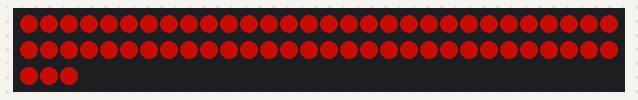
The program below on a simulated ATmega32, built with avr-gcc and emulated at 8 MHz. Shown: 63 RGB LEDs in strip order, left to right, continuing on the next row. Wiring (inferred from the names in the program): WS2812 LEDs: data PB3. Dim RGB values are drawn brighter than linear; random numbers use the default seed unless the program sets one.

Above: at 0.16 s.
At 3.5 s:
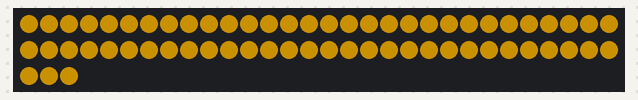
At 7.15 s:
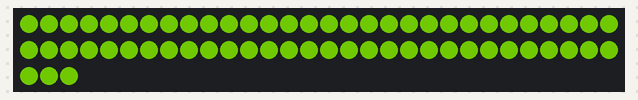
At 13.54 s:
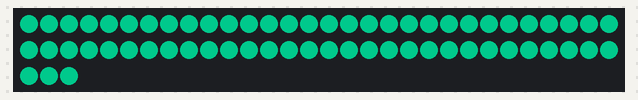
At 19.93 s:
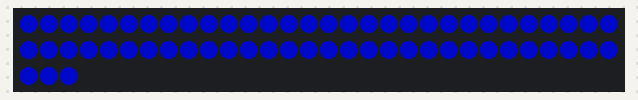
At 39.7 s:
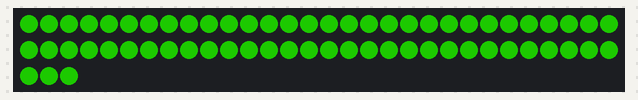

The program:

main.c
```c
#define F_CPU 8000000UL
#define NUMBER_OF_LEDS 63
#define FADE_SPEED 1

#include <avr/io.h>
#include <util/delay.h>
#include <stdlib.h>
#include "Driver.h"
#include "basic_functions.h"


rgb_color pixels[NUMBER_OF_LEDS] = {0};
uint8_t i = 0;


//==================== BASIC FUNCTIONS ===========================
void lamp_on(uint8_t r, uint8_t g, uint8_t b) {
	uint8_t start_number = 0;
	for (uint8_t i = start_number; i < start_number + NUMBER_OF_LEDS; i++) {
		pixels[i] = (rgb_color){r, g, b};
	}
}

void layer_on(uint8_t layer, uint8_t r, uint8_t g, uint8_t b) {
	uint8_t start_number = (layer - 1) * 9;
	for (uint8_t i = start_number; i < start_number + 9; i++) {
		pixels[i] = (rgb_color){r, g, b};
	}
}

void layer_off(uint8_t layer) {
	uint8_t start_number = (layer - 1) * 9;
	for (uint8_t i = start_number; i < start_number + 9; i++) {
		pixels[i] = (rgb_color){0, 0, 0};
	}
}

void initialize_led(void) {
	led_strip_write(pixels, NUMBER_OF_LEDS);
}

void show(void) {
	led_strip_write(pixels, NUMBER_OF_LEDS);

}

float hue2rgb(float p, float q, float t) {
	if(t < 0) t += 1;
	if(t > 1) t -= 1;
	if(t < 1/6.0) return p + (q - p) * 6 * t;
	if(t < 1/2.0) return q;
	if(t < 2/3.0) return p + (q - p) * (2/3.0 - t) * 6;
	return p;
}

void hslToRgb(float h, float s, float l, char rgb[]) {
	float r, g, b;

	if (s == 0) {
		r = g = b = l; // achromatic
		} else {
		float q = l < 0.5 ? l * (1 + s) : l + s - l * s;
		float p = 2 * l - q;
		r = hue2rgb(p, q, h + 1/3.0);
		g = hue2rgb(p, q, h);
		b = hue2rgb(p, q, h - 1/3.0);
	}

	rgb[0] = r * 255;
	rgb[1] = g * 255;
	rgb[2] = b * 255;
}
//================================================================


//==================== PROGRAMS ==================================

void blue_lagoon(void) {
	i = 0;
	while(i < 7) {
		i++;
		layer_on(i,150,80,0);
		show();
		_delay_ms(50);
	}


	while(i > 0) {
		layer_on(i,0,0,0);
		show();
		_delay_ms(50);
		i--;
	}
}

void mit_and_out(uint8_t r, uint8_t g, uint8_t b) {
	i = 4;
	layer_on(i,r,g,b);
	show();
	_delay_ms(50);

	while (i < 7) {
		i++;
		layer_on(i,r,g,b);
		layer_on(8 - i,r,g,b);
		show();
		_delay_ms(50);
	}

	while (i > 4) {
		layer_on(i,0,0,0);
		layer_on(8 - i,0,0,0);
		show();
		_delay_ms(50);
		i--;
	}
}

void mit_and_out_with_a_twist() {
	i = 4;
	layer_on(i,1,0,1);
	show();
	_delay_ms(50);
	int j = 0;
	uint8_t r = 10;
	uint8_t b = 10;
	while (i < 7) {
		i++;
		j++;
		layer_on(i,r,0,b);
		layer_on(8 - i,r,0,b);
		show();
		_delay_ms(50);
		r += j*20;
		b += j*20;
	}

	r = 10;
	b = 10;

	while (i > 4) {
		layer_on(i,0,0,0);
		layer_on(8 - i,0,0,0);
		show();
		_delay_ms(50);
		i--;
	}
}

void crazy() {
	layer_on(1,0,150,10);
	layer_on(7,0,150,10);
	show ();

	while (1) {
		i = 1;
		while (i < 6) {
			i++;
			layer_on(i,0,150,150);
		}
		show();
		_delay_ms(15);


		i = 1;
		while (i < 6) {
			i++;
			layer_on(i,0,0,0);
		}
		show();
		_delay_ms(15);
	}
}

void crazy_twist() {
	layer_on(1,0,255,10);
	layer_on(7,0,255,10);
	show ();

	while (1) {

		i = 1;
		while (i < 6) {
			i++;
			layer_on(i,0,255,0);
		}
		show();


		_delay_ms(15);


		i = 1;
		while (i < 6) {
			i++;
			layer_on(i,0,0,0);
		}
		show();
		_delay_ms(15);


		i = 1;
		while (i < 6) {
			i++;
			layer_on(i,0,0,255);
		}
		show();


		_delay_ms(15);


		i = 1;
		while (i < 6) {
			i++;
			layer_on(i,0,0,0);
		}
		show();
		_delay_ms(15);


	}
}

void fade () {

	while (i < 100) {
		i++;
		lamp_on(i,i,0);
		show();
	}

	while (i > 0) {
		i--;
		lamp_on(i,i,0);
		show();
		_delay_ms(30);
	}
}

void rainbow(){
	char color1 [3];
	char color2 [3];
	char color3 [3];
	char color4 [3];
	char color5 [3];
	char color6 [3];
	char color7 [3];

	float hue = 0;
	while (1) {
		hue = hue+0.01f;
		hue -= (int)hue;

		hslToRgb(hue, 1, 0.2f, color1);
		hslToRgb(hue + 0.1429, 1, 0.2f, color2);
		hslToRgb(hue + +.2857, 1, 0.2f, color3);
		hslToRgb(hue + 0.4286, 1, 0.2f, color4);
		hslToRgb(hue + 0.5714, 1, 0.2f, color5);
		hslToRgb(hue + 0.4173, 1, 0.2f, color6);
		hslToRgb(hue + 0.8571, 1, 0.2f, color7);

		layer_on(1,color1[0], color1[1], color1[2]);
		layer_on(2,color2[0], color2[1], color2[2]);
		layer_on(3,color3[0], color3[1], color3[2]);
		layer_on(4,color4[0], color4[1], color4[2]);
		layer_on(5,color5[0], color5[1], color5[2]);
		layer_on(6,color6[0], color6[1], color6[2]);
		layer_on(7,color7[0], color7[1], color7[2]);
		show();


	}
}

void chill(){
	char color [3];

	float hue = 0;
	while (1) {
		hue = hue+0.01f;
		hue -= (int)hue;

		hslToRgb(hue, 1, 0.2f, color);
		lamp_on(color[0], color[1], color[2]);
		show();
		_delay_ms(300);

	}
}

void halloween_edition_configuration(void) {
	//----------------------------------------------------------

	uint8_t intensity[7];;
	int random_one = 0;
	int random_two = 0;
	int random_three = 0;

	random_two = 1;
	for (uint8_t i = 0; i < 7; i++) {
		intensity[i] = 0;
	}

	for (int j = 1; j <= 7; j++) {
		layer_on(j, 0, 0, intensity[j-1]);

	}
	show();
	int count = 1;
	//--------------------------------------------------------
	while (1) {
		random_one = rand() % 7;
		random_two = rand() % 50;
		random_three = rand() % 100;

		if (random_two == 1) {
			intensity[random_one] = 200;
			//intensity[random_three] = 255;
		}

		for (int j = 1; j <= 7; j++) {
			layer_on(j, 0, 0, intensity[j-1]);
		}
		show();
		for (uint8_t i = 0; i < 7; i++) {
			if (intensity[i] >= FADE_SPEED) intensity[i] -= FADE_SPEED; else intensity[i] = 0;
		}

	}
}
//================================================================


int main(void) {
	initialize_led();
	while (1) {
	chill();
	}
}
```

basic_functions.c
```c
#include "basic_functions.h"
/*

//==================== BASIC FUNCTIONS ===========================
void lamp_on(uint8_t r, uint8_t g, uint8_t b) {
	uint8_t start_number = 0;
	for (uint8_t i = start_number; i < start_number + 63; i++) {
		pixels[i] = (rgb_color){r, g, b};
	}
}

void layer_on(uint8_t layer, uint8_t r, uint8_t g, uint8_t b) {
	uint8_t start_number = (layer - 1) * 9;
	for (uint8_t i = start_number; i < start_number + 9; i++) {
		pixels[i] = (rgb_color){r, g, b};
	}
}

void layer_off(uint8_t layer) {
	uint8_t start_number = (layer - 1) * 9;
	for (uint8_t i = start_number; i < start_number + 9; i++) {
		pixels[i] = (rgb_color){0, 0, 0};
	}
}

void initialize_led(void) {
	led_strip_write(pixels, NUMBER_OF_LEDS);
}

void show(void) {
	led_strip_write(pixels, NUMBER_OF_LEDS);

}
//================================================================*/
```

basic_functions.h
```c
/*#ifndef BASIC_FUNCTIONS_H_
#define BASIC_FUNCTIONS_H_

#include <avr/io.h>

#ifndef NUMBER_OF_LEDS
#define NUMBER_OF_LEDS 63


void lamp_on(uint8_t r, uint8_t g, uint8_t b);

void layer_on(uint8_t layer, uint8_t r, uint8_t g, uint8_t b);

void layer_off(uint8_t layer);

void initialize_led(void);

void show(void);


#endif*/
```

Driver.h
```c
#ifndef DRIVER_H_
#define DRIVER_H_

#ifndef F_CPU
#define F_CPU 8000000UL
#endif

#define LED_STRIP_PORT PORTB
#define LED_STRIP_DDR  DDRB
#define LED_STRIP_PIN  3

#include <avr/io.h>
#include <avr/interrupt.h>
#include <util/delay.h>

/** The rgb_color struct represents the color for an 8-bit RGB LED.
    Examples:
      Black:      (rgb_color){ 0, 0, 0 }
      Pure red:   (rgb_color){ 255, 0, 0 }
      Pure green: (rgb_color){ 0, 255, 0 }
      Pure blue:  (rgb_color){ 0, 0, 255 }
      White:      (rgb_color){ 255, 255, 255} */
typedef struct rgb_color
{
  unsigned char red, green, blue;
} rgb_color;

/** led_strip_write sends a series of colors to the LED strip, updating the LEDs.
 The colors parameter should point to an array of rgb_color structs that hold the colors to send.
 The count parameter is the number of colors to send.
 This function takes about 1.1 ms to update 30 LEDs.
 Interrupts must be disabled during that time, so any interrupt-based library
 can be negatively affected by this function.
 Timing details at 20 MHz (the numbers slightly different at 16 MHz and 8MHz):
  0 pulse  = 400 ns
  1 pulse  = 850 ns
  "period" = 1300 ns
 */
void __attribute__((noinline)) led_strip_write(rgb_color * colors, unsigned int count)
{
  // Set the pin to be an output driving low.
  LED_STRIP_PORT &= ~(1<<LED_STRIP_PIN);
  LED_STRIP_DDR |= (1<<LED_STRIP_PIN);

  cli();   // Disable interrupts temporarily because we don't want our pulse timing to be messed up.
  while(count--)
  {
    // Send a color to the LED strip.
    // The assembly below also increments the 'colors' pointer,
    // it will be pointing to the next color at the end of this loop.
    asm volatile(
        "ld __tmp_reg__, %a0+\n"
        "ld __tmp_reg__, %a0\n"
        "rcall send_led_strip_byte%=\n"  // Send red component.
        "ld __tmp_reg__, -%a0\n"
        "rcall send_led_strip_byte%=\n"  // Send green component.
        "ld __tmp_reg__, %a0+\n"
        "ld __tmp_reg__, %a0+\n"
        "ld __tmp_reg__, %a0+\n"
        "rcall send_led_strip_byte%=\n"  // Send blue component.
        "rjmp led_strip_asm_end%=\n"     // Jump past the assembly subroutines.

        // send_led_strip_byte subroutine:  Sends a byte to the LED strip.
        "send_led_strip_byte%=:\n"
        "rcall send_led_strip_bit%=\n"  // Send most-significant bit (bit 7).
        "rcall send_led_strip_bit%=\n"
        "rcall send_led_strip_bit%=\n"
        "rcall send_led_strip_bit%=\n"
        "rcall send_led_strip_bit%=\n"
        "rcall send_led_strip_bit%=\n"
        "rcall send_led_strip_bit%=\n"
        "rcall send_led_strip_bit%=\n"  // Send least-significant bit (bit 0).
        "ret\n"

        // send_led_strip_bit subroutine:  Sends single bit to the LED strip by driving the data line
        // high for some time.  The amount of time the line is high depends on whether the bit is 0 or 1,
        // but this function always takes the same time (2 us).
        "send_led_strip_bit%=:\n"
#if F_CPU == 8000000
        "rol __tmp_reg__\n"                      // Rotate left through carry.
#endif
        "sbi %2, %3\n"                           // Drive the line high.

#if F_CPU != 8000000
        "rol __tmp_reg__\n"                      // Rotate left through carry.
#endif

#if F_CPU == 16000000
        "nop\n" "nop\n"
#elif F_CPU == 20000000
        "nop\n" "nop\n" "nop\n" "nop\n"
#elif F_CPU != 8000000
#error "Unsupported F_CPU"
#endif

        "brcs .+2\n" "cbi %2, %3\n"              // If the bit to send is 0, drive the line low now.

#if F_CPU == 8000000
        "nop\n" "nop\n"
#elif F_CPU == 16000000
        "nop\n" "nop\n" "nop\n" "nop\n" "nop\n"
#elif F_CPU == 20000000
        "nop\n" "nop\n" "nop\n" "nop\n" "nop\n"
        "nop\n" "nop\n"
#endif

        "brcc .+2\n" "cbi %2, %3\n"              // If the bit to send is 1, drive the line low now.

        "ret\n"
        "led_strip_asm_end%=: "
        : "=b" (colors)
        : "0" (colors),         // %a0 points to the next color to display
          "I" (_SFR_IO_ADDR(LED_STRIP_PORT)),   // %2 is the port register (e.g. PORTC)
          "I" (LED_STRIP_PIN)     // %3 is the pin number (0-8)
    );

    // Uncomment the line below to temporarily enable interrupts between each color.
    //sei(); asm volatile("nop\n"); cli();
  }
  sei();          // Re-enable interrupts now that we are done.
  _delay_us(80);  // Send the reset signal.
}


#endif
```
